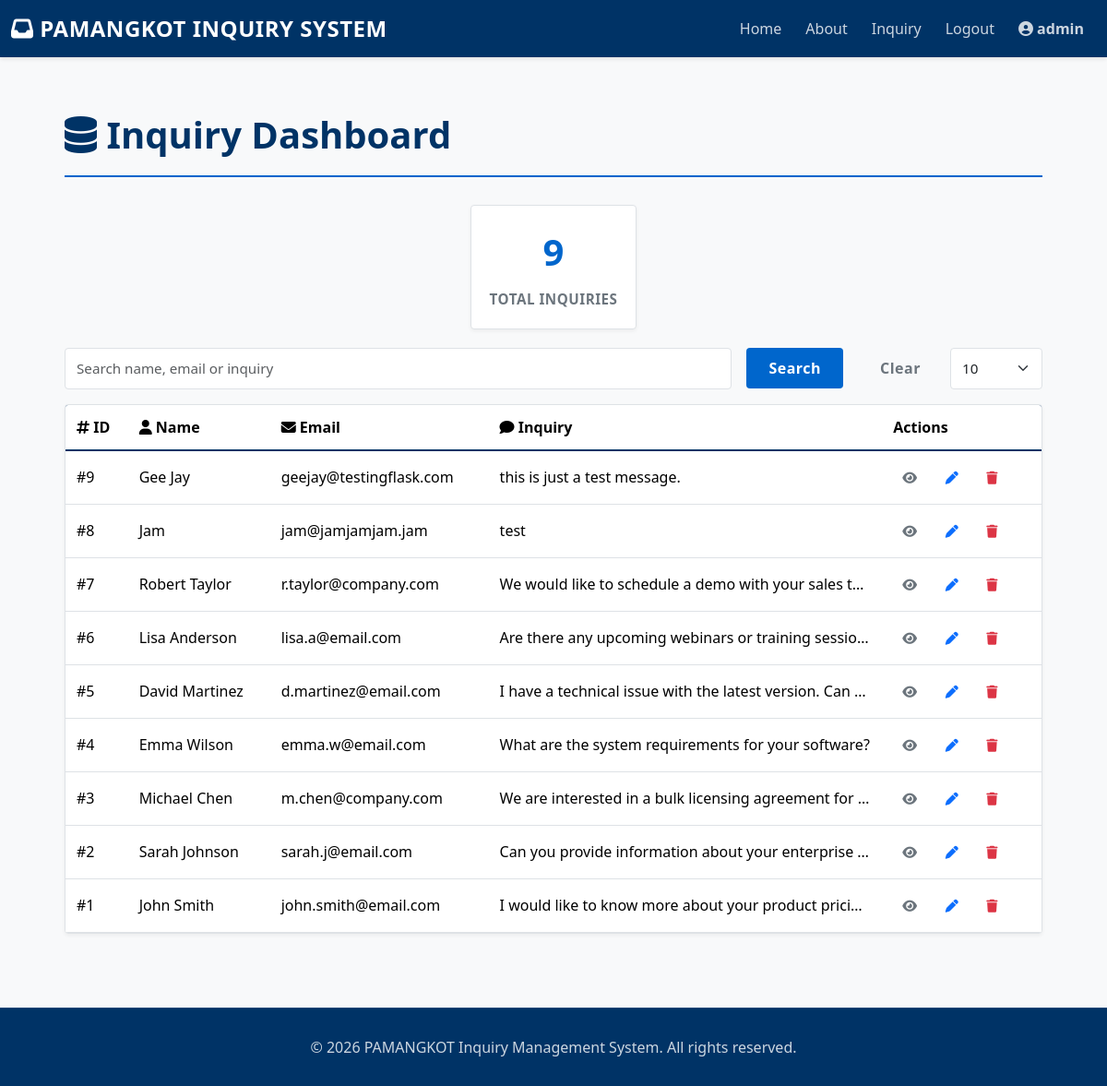
/display (signed in), run on an earlier commit of the app's database.
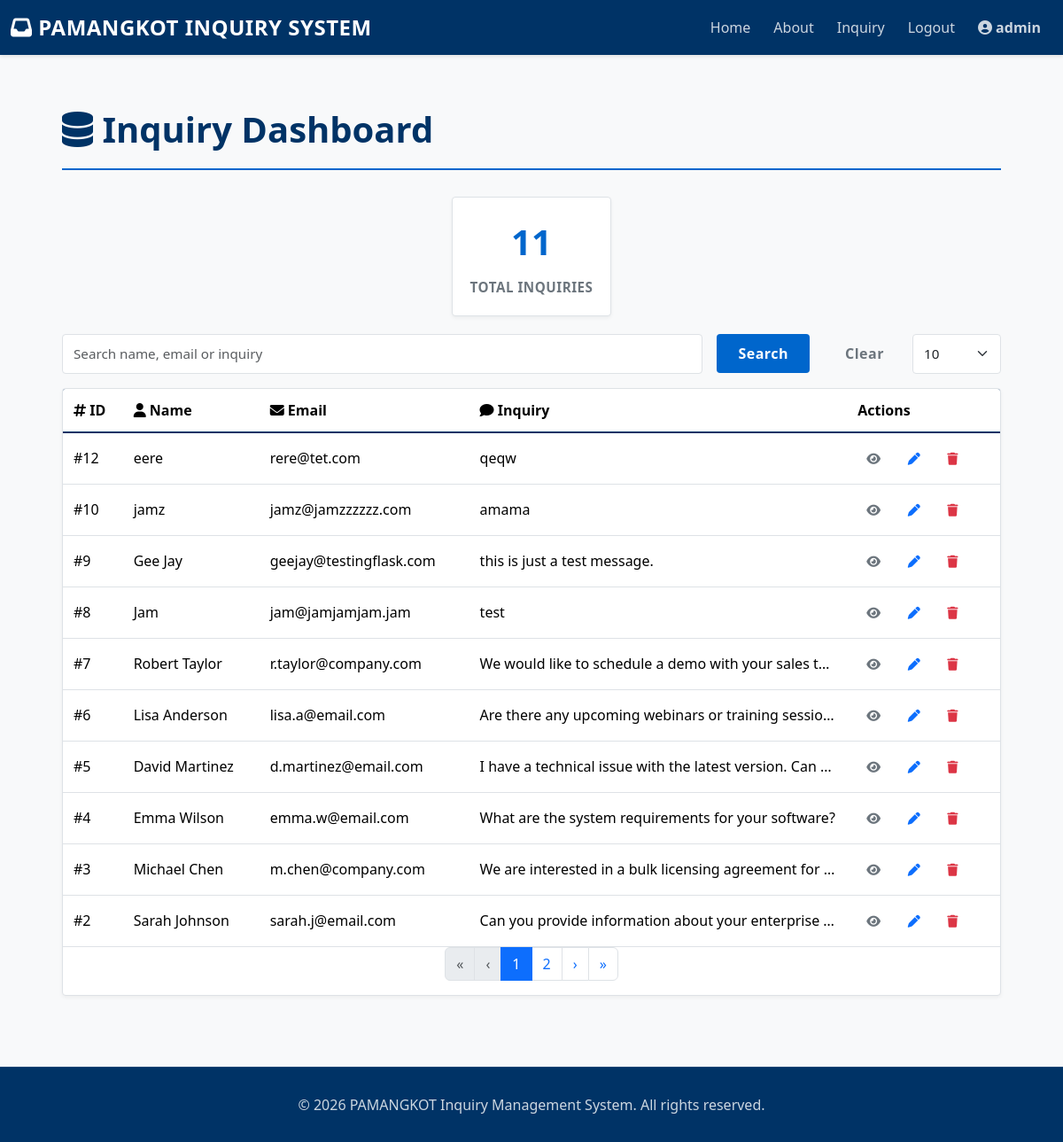
And on a later commit of the database.
### tables this page shows
CREATE TABLE inquiry (id integer primary key autoincrement, name text, email text, inquiry text);

### capstone.py (the view)
@app.route('/display')
def display():
    if 'user_logged_in' not in session:
        flash('Please log in to access the dashboard', 'warning')
        return redirect(url_for('index'))
    initDB()
    page = request.args.get('page', 1, type=int)
    per_page = request.args.get('per_page', 10, type=int)
    q = request.args.get('q', None)
    data, total = getInquiriesFiltered(search=q, page=page, per_page=per_page)
    total_pages = (total + per_page - 1) // per_page if per_page else 1
    return render_template('dashboard.html', data=data, page=page, per_page=per_page, total=total, total_pages=total_pages, q=q)

### capstone.py (called while the page is built, shortened)
def initDB():
    connection = sqlite3.connect("database.db")
    _cursor = connection.cursor()
    _cursor.execute("CREATE TABLE IF NOT EXISTS inquiry (id integer primary key autoincrement, name text, email text, inquiry text)")
    _cursor.execute("CREATE TABLE IF NOT EXISTS users (id integer primary key autoincrement, username text unique, password text)")
    _cursor.close()
    connection.commit()
    connection.close()

def getInquiriesFiltered(search=None, page=None, per_page=None):
    connection = sqlite3.connect("database.db")
    _cursor = connection.cursor()
    params = []
    where_clause = ""
    if search:
        where_clause = "WHERE name LIKE ? OR email LIKE ? OR inquiry LIKE ?"
        like = f"%{search}%"
        params.extend([like, like, like])
    count_query = f"SELECT COUNT(*) FROM inquiry {where_clause}"
    _cursor.execute(count_query, params)
    total = _cursor.fetchone()[0]
    offset = (page - 1) * per_page
    query = f"SELECT * FROM inquiry {where_clause} ORDER BY id DESC LIMIT ? OFFSET ?"
    params.extend([per_page, offset])
    _cursor.execute(query, params)
    data = _cursor.fetchall()
    _cursor.close()
    connection.close()
    return data, total

### templates/dashboard.html (shortened to what this page needs)
{% extends "base.html" %}
{% block content %}
<div class="dashboard-wrapper">
    <div class="dashboard-container">
        <div class="dashboard-header flex-column flex-md-row">
            <div class="header-left d-flex align-items-center mb-3 mb-md-0">
                <h1 class="mb-0"><i class="fas fa-database"></i> Inquiry Dashboard</h1>
            </div>
        </div>
            <div class="header-right d-flex align-items-center justify-content-end">
                <div class="stat-card mx-auto d-none d-md-block" style="max-width:320px;">
                    <div class="stat-number">{{ total }}</div>
                    <div class="stat-label">Total Inquiries</div>
                </div>
            </div>
        </div>
        <div class="table-search-filter mb-3">
            <form method="get" class="d-flex flex-row gap-2 align-items-center" action="{{ url_for('dashboard') }}" aria-label="Search inquiries">
                <input type="text" name="q" class="form-control me-2" placeholder="Search name, email or inquiry" value="{{ q or '' }}" aria-label="Search">
                <button class="btn btn-primary me-2" type="submit">Search</button>
                <a class="btn btn-outline-secondary" href="{{ url_for('dashboard') }}">Clear</a>
                <select id="perPageSelect" name="per_page" class="form-select" style="max-width:100px;" aria-label="Results per page">
                    <option value="10" {% if per_page == 10 %}selected{% endif %}>10</option>
                </select>
            </form>
        </div>
        {% if data %}
        <div class="table-wrapper">
            <div class="table-responsive">
                <table class="table">
                    <thead>
                        <tr>
                            <th><i class="fas fa-hashtag"></i> ID</th>
                            <th><i class="fas fa-user"></i> Name</th>
                            <th><i class="fas fa-envelope"></i> Email</th>
                            <th><i class="fas fa-comment"></i> Inquiry</th>
                            <th>Actions</th>
                        </tr>
                    </thead>
                    <tbody>
                        {% for record in data %}
                        <tr>
                            <td class="align-middle">#{{ record[0] }}</td>
                            <td class="align-middle">{{ record[1] }}</td>
                            <td class="align-middle truncate" title="{{ record[2] }}">{{ record[2] }}</td>
                            <td class="align-middle truncate" title="{{ record[3] }}">{{ record[3] }}</td>
                            <td class="align-middle">
                                <div class="action-btns">
                                    <button type="button" class="btn btn-sm btn-outline-secondary" data-bs-toggle="modal" data-bs-target="#inquiryModal" data-id="{{ record[0] }}" data-name="{{ record[1] }}" data-email="{{ record[2] }}" data-inquiry="{{ record[3] }}">
                                        <i class="fas fa-eye"></i>
                                    </button>
                                    <a href="{{ url_for('edit_inquiry', inquiry_id=record[0]) }}" class="btn btn-sm btn-outline-primary"><i class="fas fa-pen"></i></a>
                                    <form method="post" action="{{ url_for('delete_inquiry', inquiry_id=record[0]) }}" style="display:inline-block;">
                                        <button type="submit" class="btn btn-sm btn-outline-danger" onclick="return confirm('Delete this inquiry?');"><i class="fas fa-trash"></i></button>
                                    </form>
                                </div>
                            </td>
                        </tr>
                        {% endfor %}
                    </tbody>
                </table>
            </div>
            {% if total_pages and total_pages > 1 %}
            <nav aria-label="Page navigation">
                    <ul class="pagination justify-content-center">
                        <li class="page-item {% if page <= 1 %}disabled{% endif %}">
                            <a class="page-link" href="?q={{ q or '' }}&per_page={{ per_page }}&page=1" tabindex="-1" aria-label="First">«</a>
                        </li>
                        <li class="page-item {% if page <= 1 %}disabled{% endif %}">
                            <a class="page-link" href="?q={{ q or '' }}&per_page={{ per_page }}&page={{ page-1 }}" tabindex="-1" aria-label="Previous">‹</a>
                        </li>
                        {% set start_page = page - 2 if page - 2 > 1 else 1 %}
                        {% set end_page = page + 2 if page + 2 < total_pages else total_pages %}
                        {% for p in range(start_page, end_page + 1) %}
                            <li class="page-item {% if p == page %}active{% endif %}"><a class="page-link" href="?q={{ q or '' }}&per_page={{ per_page }}&page={{ p }}">{{ p }}</a></li>
                        {% endfor %}
                        <li class="page-item {% if page >= total_pages %}disabled{% endif %}">
                            <a class="page-link" href="?q={{ q or '' }}&per_page={{ per_page }}&page={{ page+1 }}" aria-label="Next">›</a>
                        </li>
                        <li class="page-item {% if page >= total_pages %}disabled{% endif %}">
                            <a class="page-link" href="?q={{ q or '' }}&per_page={{ per_page }}&page={{ total_pages }}" aria-label="Last">»</a>
                        </li>
                    </ul>
            </nav>
            {% endif %}
        </div>
        {% else %}
        <div class="empty-state">
            <i class="fas fa-inbox"></i>
            <h3>No Data Available</h3>
            <p>The inquiry database is currently empty.</p>
        </div>
        {% endif %}
    </div>
</div>
{% endblock %}

### templates/base.html (shortened to what this page needs)
<!DOCTYPE html>
<html lang="en">
<head>
    <link href="https://cdn.jsdelivr.net/npm/bootstrap@5.3.8/dist/css/bootstrap.min.css" rel="stylesheet">
    <link href="https://cdnjs.cloudflare.com/ajax/libs/font-awesome/6.4.0/css/all.min.css" rel="stylesheet">
</head>
<body>
    <nav class="navbar navbar-expand-lg navbar-dark">
        <div class="container-fluid">
            <a class="navbar-brand" href="/">
                <i class="fas fa-inbox"></i> PAMANGKOT INQUIRY SYSTEM
            </a>
            <div class="collapse navbar-collapse" id="navbarNav">
                <ul class="navbar-nav ms-auto">
                    <li class="nav-item"><a class="nav-link" href="/">Home</a></li>
                    <li class="nav-item"><a class="nav-link" href="/about">About</a></li>
                    <li class="nav-item"><a class="nav-link" href="/inquiry">Inquiry</a></li>
                    {% if session.get('user_logged_in') %}
                    <li class="nav-item"><a class="nav-link" href="/logout">Logout</a></li>
                    <li class="nav-item">
                        <span class="nav-link fw-bold"><i class="fas fa-user-circle"></i> {{ session.get('username', 'User') }}</span>
                    </li>
                    {% else %}
                    <li class="nav-item"><a class="nav-link" href="/login">Login</a></li>
                    {% endif %}
                </ul>
            </div>
        </div>
    </nav>
    <main>
        <div class="container w-100">
            {% block content %}{% endblock %}
    </main>
    <footer class="mt-auto">
        <p>&copy; 2026 PAMANGKOT Inquiry Management System. All rights reserved.</p>
    </footer>
</body>
</html>

### templates/base.html (style rules this page uses)
* { margin: 0; padding: 0; box-sizing: border-box; }
:root { --primary-color: #003366; --secondary-color: #0066cc; --accent-color: #1a8cff; --light-bg: #f8f9fa; --card-bg: #ffffff; --border-color: #dee2e6; --text-primary: #212529; --text-secondary: #6c757d; --success-color: #28a745; --danger-color: #dc3545; }
body { background-color: var(--light-bg); color: var(--text-primary); font-family: 'Segoe UI', Tahoma, Geneva, Verdana, sans-serif; min-height: 100vh; display: flex; flex-direction: column; }
main { flex: 1; display: flex; align-items: center; justify-content: center; }
.navbar { background-color: var(--primary-color); box-shadow: 0 2px 4px rgba(0, 0, 0, 0.1); }
.navbar-brand { font-size: 1.5rem; font-weight: 600; color: #ffffff !important; letter-spacing: 0.5px; }
.nav-link { color: rgba(255, 255, 255, 0.8) !important; margin: 0 5px; font-weight: 500; transition: all 0.3s ease; }
.container { padding: 20px; }
.form-control, .form-select, textarea { border: 1px solid var(--border-color); border-radius: 4px; padding: 10px 12px; font-size: 0.95rem; transition: all 0.3s ease; }
.btn { border-radius: 4px; font-weight: 600; padding: 10px 24px; border: none; transition: all 0.3s ease; text-transform: capitalize; letter-spacing: 0.5px; }
.btn-primary { background-color: var(--secondary-color); color: #ffffff; }
.table { color: var(--text-primary); border-color: var(--border-color); }
.table thead { background-color: var(--primary-color); color: #ffffff; }
.table thead th { border-bottom: 2px solid var(--primary-color); font-weight: 600; padding: 12px; }
.table tbody tr { transition: all 0.3s ease; border-bottom: 1px solid var(--border-color); }
.table tbody td { padding: 12px; vertical-align: middle; }
h1, h2, h3, h4, h5, h6 { color: var(--primary-color); font-weight: 600; margin-bottom: 15px; }
h1 { font-size: 2.5rem; border-bottom: 3px solid var(--secondary-color); padding-bottom: 15px; }
footer { background-color: var(--primary-color); color: rgba(255, 255, 255, 0.8); padding: 30px 0; text-align: center; border-top: 1px solid rgba(255, 255, 255, 0.1); font-weight: 500; }
footer p { margin: 0; }

### templates/dashboard.html (style rules this page uses)
.dashboard-wrapper { width: 100%; padding: 40px 20px; }
.dashboard-container { max-width: 1200px; margin: 0 auto; }
.dashboard-header { display: flex; justify-content: space-between; align-items: center; margin-bottom: 30px; padding-bottom: 20px; border-bottom: 2px solid var(--secondary-color); flex-wrap: wrap; gap: 20px; }
.dashboard-header h1 { margin: 0; border-bottom: none; padding-bottom: 0; }
.table-wrapper { background: var(--card-bg); border: 1px solid var(--border-color); border-radius: 4px; box-shadow: 0 2px 4px rgba(0, 0, 0, 0.05); overflow: hidden; margin-bottom: 20px; }
.stat-card { background: var(--card-bg); border: 1px solid var(--border-color); border-radius: 4px; padding: 20px; margin-bottom: 20px; text-align: center; box-shadow: 0 2px 4px rgba(0, 0, 0, 0.05); transition: all 0.3s ease; }
.stat-number { font-size: 2.5rem; color: var(--secondary-color); margin-bottom: 10px; font-weight: 600; }
.stat-label { color: var(--text-secondary); font-size: 0.95rem; font-weight: 600; text-transform: uppercase; letter-spacing: 0.5px; }
.table-wrapper .table { margin-bottom: 0; }
.truncate { max-width: 380px; white-space: nowrap; overflow: hidden; text-overflow: ellipsis; }
.action-btns .btn { margin-right: 6px; padding: 6px 10px; }

What changed in the data, as far as the page shows it:
no longer on this page (row unchanged): inquiry: id "1", name "John Smith", email "john.smith@email.com", inquiry "I would like to know more about your product prici…"
added inquiry: id "12", name "eere", email "rere@tet.com", inquiry "qeqw"
added inquiry: id "10", name "jamz", email "jamz@jamzzzzzz.com", inquiry "amama"
Also different on the page:
{{ total }}: "9" → "11"
new list line: "1"
new list line: "2"
